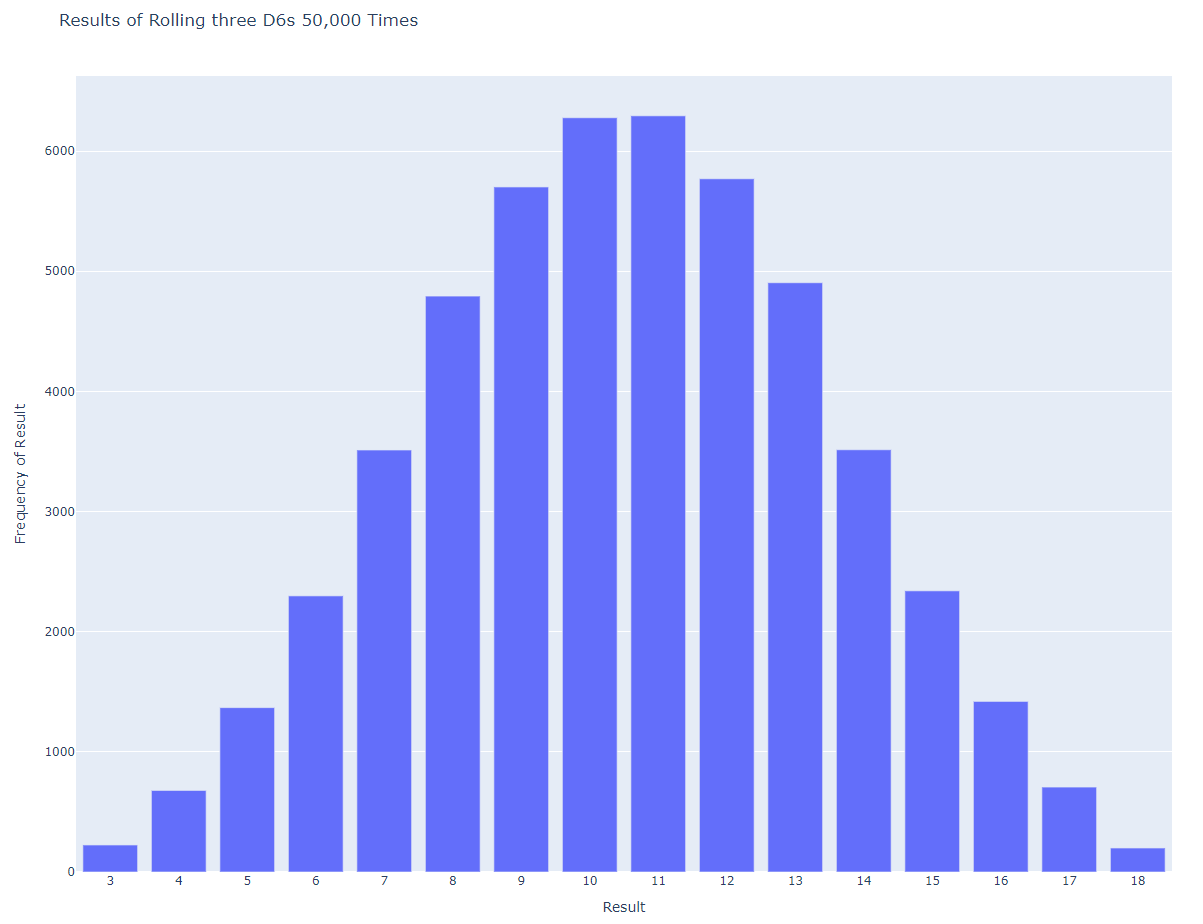

The script that drew this image:
import plotly.express as px

from die import Die


die_1 = Die()
die_2 = Die()
die_3 = Die()

results = []
for roll_num in range(50_000):
    result = die_1.roll() + die_2.roll() + die_3.roll()
    results.append(result)

frequencies = []
max_result = die_1.num_sides + die_2.num_sides + die_3.num_sides
poss_results = range(3, max_result+1)
for value in poss_results:
    frequency = results.count(value)
    frequencies.append(frequency)

title = "Results of Rolling three D6s 50,000 Times"
labels = {'x': 'Result', 'y': 'Frequency of Result'}
fig = px.bar(x=poss_results, y=frequencies, title=title, labels=labels)

fig.update_layout(xaxis_dtick=1)

fig.show()
